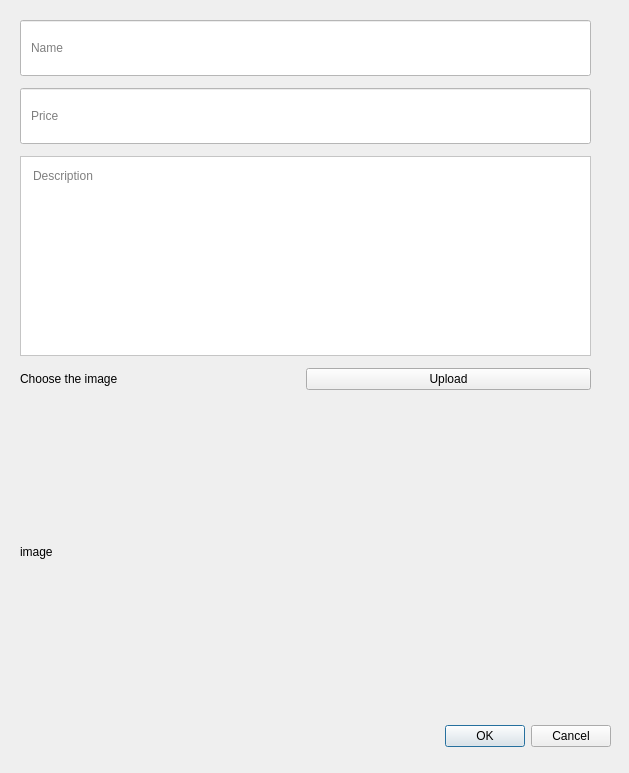
<?xml version="1.0" encoding="UTF-8"?>
<ui version="4.0">
 <class>Dialog</class>
 <widget class="QDialog" name="Dialog">
  <property name="geometry">
   <rect>
    <x>0</x>
    <y>0</y>
    <width>629</width>
    <height>773</height>
   </rect>
  </property>
  <property name="windowTitle">
   <string>Dialog</string>
  </property>
  <property name="styleSheet">
   <string notr="true">* {
font: 10pt &quot;Roboto&quot;;
}
QLineEdit, QTextEdit {
	padding: 8px;
	background: white
}</string>
  </property>
  <widget class="QDialogButtonBox" name="actions">
   <property name="geometry">
    <rect>
     <x>270</x>
     <y>720</y>
     <width>341</width>
     <height>32</height>
    </rect>
   </property>
   <property name="orientation">
    <enum>Qt::Horizontal</enum>
   </property>
   <property name="standardButtons">
    <set>QDialogButtonBox::Cancel|QDialogButtonBox::Ok</set>
   </property>
  </widget>
  <widget class="QWidget" name="layoutWidget">
   <property name="geometry">
    <rect>
     <x>20</x>
     <y>20</y>
     <width>571</width>
     <height>681</height>
    </rect>
   </property>
   <layout class="QVBoxLayout" name="verticalLayout" stretch="1,1,2,0,3">
    <property name="spacing">
     <number>12</number>
    </property>
    <item>
     <widget class="QLineEdit" name="input_name">
      <property name="sizePolicy">
       <sizepolicy hsizetype="Expanding" vsizetype="Maximum">
        <horstretch>0</horstretch>
        <verstretch>0</verstretch>
       </sizepolicy>
      </property>
      <property name="maximumSize">
       <size>
        <width>16777215</width>
        <height>56</height>
       </size>
      </property>
      <property name="styleSheet">
       <string notr="true">padding: 8px</string>
      </property>
      <property name="placeholderText">
       <string>Name</string>
      </property>
     </widget>
    </item>
    <item>
     <widget class="QLineEdit" name="input_price">
      <property name="sizePolicy">
       <sizepolicy hsizetype="Expanding" vsizetype="Maximum">
        <horstretch>0</horstretch>
        <verstretch>0</verstretch>
       </sizepolicy>
      </property>
      <property name="maximumSize">
       <size>
        <width>16777215</width>
        <height>56</height>
       </size>
      </property>
      <property name="placeholderText">
       <string>Price</string>
      </property>
     </widget>
    </item>
    <item>
     <widget class="QTextEdit" name="input_description">
      <property name="maximumSize">
       <size>
        <width>16777215</width>
        <height>200</height>
       </size>
      </property>
      <property name="tabChangesFocus">
       <bool>false</bool>
      </property>
      <property name="placeholderText">
       <string>Description</string>
      </property>
     </widget>
    </item>
    <item>
     <layout class="QHBoxLayout" name="horizontalLayout">
      <property name="spacing">
       <number>0</number>
      </property>
      <property name="sizeConstraint">
       <enum>QLayout::SetDefaultConstraint</enum>
      </property>
      <item>
       <widget class="QLabel" name="label">
        <property name="sizePolicy">
         <sizepolicy hsizetype="Preferred" vsizetype="Fixed">
          <horstretch>0</horstretch>
          <verstretch>0</verstretch>
         </sizepolicy>
        </property>
        <property name="text">
         <string>Choose the image</string>
        </property>
       </widget>
      </item>
      <item>
       <widget class="QPushButton" name="btn_choose_image">
        <property name="text">
         <string>Upload</string>
        </property>
       </widget>
      </item>
     </layout>
    </item>
    <item>
     <widget class="QLabel" name="preview_image">
      <property name="text">
       <string>image</string>
      </property>
      <property name="scaledContents">
       <bool>true</bool>
      </property>
     </widget>
    </item>
   </layout>
  </widget>
 </widget>
 <resources/>
 <connections>
  <connection>
   <sender>actions</sender>
   <signal>accepted()</signal>
   <receiver>Dialog</receiver>
   <slot>accept()</slot>
   <hints>
    <hint type="sourcelabel">
     <x>248</x>
     <y>254</y>
    </hint>
    <hint type="destinationlabel">
     <x>157</x>
     <y>274</y>
    </hint>
   </hints>
  </connection>
  <connection>
   <sender>actions</sender>
   <signal>rejected()</signal>
   <receiver>Dialog</receiver>
   <slot>reject()</slot>
   <hints>
    <hint type="sourcelabel">
     <x>316</x>
     <y>260</y>
    </hint>
    <hint type="destinationlabel">
     <x>286</x>
     <y>274</y>
    </hint>
   </hints>
  </connection>
 </connections>
</ui>
